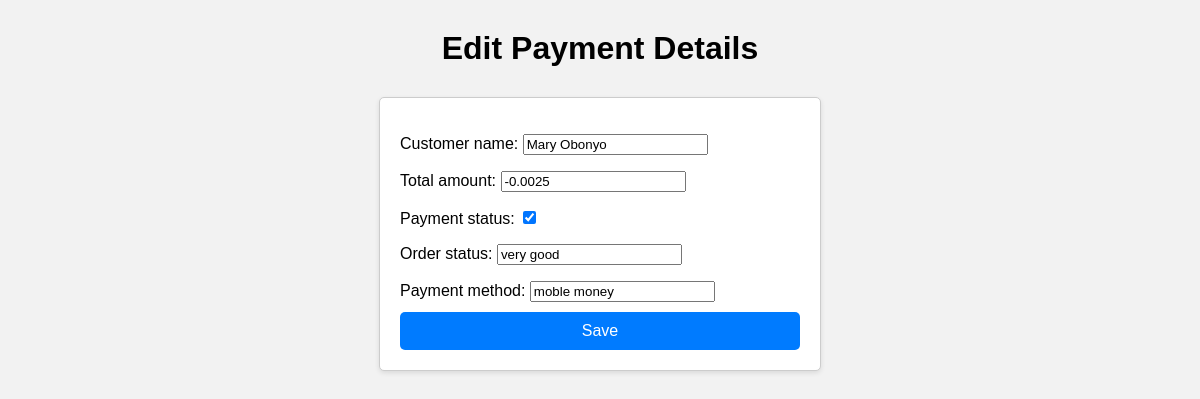
Screenshot of /payments/payments/edit/6/ with the database file from the repository.
### payments/models.py (models this page shows)
class Payments(models.Model):
    customer_name=models.CharField(max_length=32)
    total_amount=models.DecimalField(decimal_places=4,max_digits=4)
    payment_status=models.BooleanField()
    order_status=models.CharField(max_length=32)
    payment_method=models.CharField(max_length=32)

### payments/views.py (the view)
# urls.py: path("payments/edit/<int:id>/", payments_update_view, name="payments_update_view"),
def payments_update_view(request, id):
    payments=Payments.objects.get(id=id)
    if request.method == 'POST':
        form = PaymentsUploadForm(request.POST, instance=payments)
        if form.is_valid():
            form.save()
            return redirect("payments_details", id=id)
    else:
        form = PaymentsUploadForm(instance=payments)
        return render(request, "payments/edit_payments.html", {'form': form})

### payments/forms.py
class PaymentsUploadForm(forms.ModelForm):
    class Meta:
        model=Payments
        fields="__all__"

### templates/payments/edit_payments.html (shortened to what this page needs)
<!DOCTYPE html>
<html lang="en">
<head>
</head>
<body>
    <h1>Edit Payment Details</h1>
    <form method="POST" class="upload-form">
       {{form.as_p}}
       <button type="submit">Save</button>
    </form>
</body>
</html>

### templates/payments/edit_payments.html (style rules this page uses)
body { font-family: Arial, sans-serif; background-color: #f2f2f2; margin: 0; padding: 0; }
h1 { text-align: center; margin: 30px 0; }
.upload-form { max-width: 400px; margin: 0 auto; background-color: #fff; border: 1px solid #ccc; padding: 20px; box-shadow: 0 2px 5px rgba(0, 0, 0, 0.1); border-radius: 5px; }
.upload-form button[type="submit"] { display: block; width: 100%; padding: 10px; background-color: #007BFF; color: #fff; border: none; border-radius: 5px; cursor: pointer; font-size: 16px; }
.upload-form p { margin-bottom: 10px; }

### rows the page displays
Payments: customer_name "Mary Obonyo", total_amount "-0.0025", payment_status "☑", order_status "very good", payment_method "moble money"
